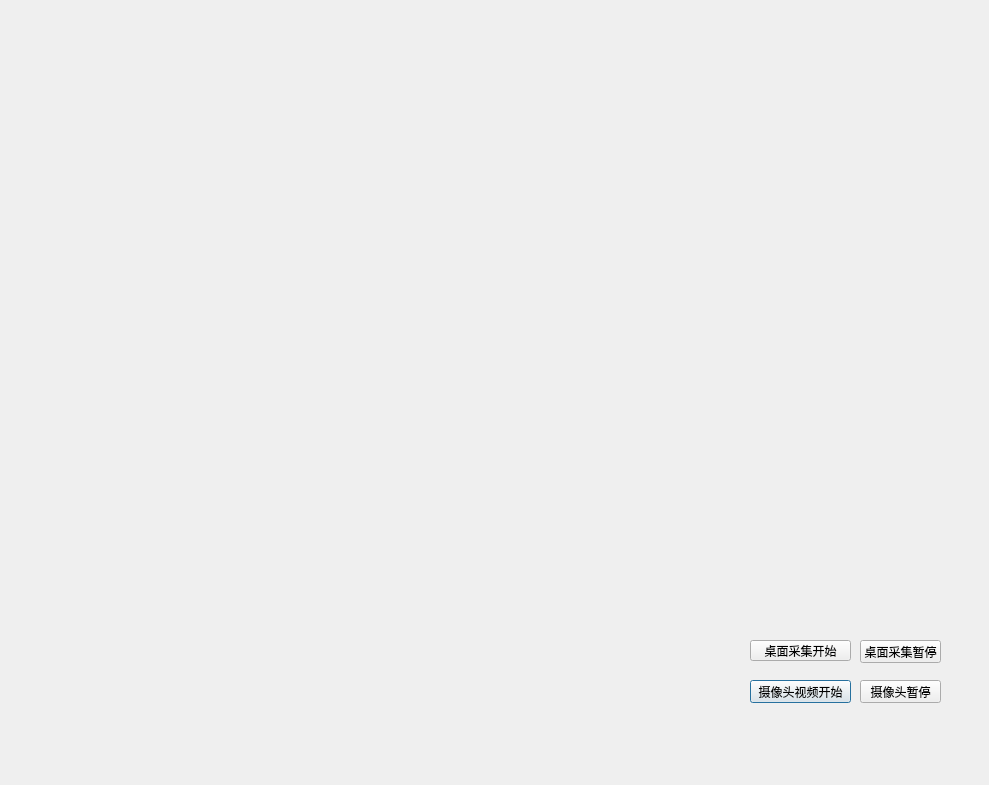
<?xml version="1.0" encoding="UTF-8"?>
<ui version="4.0">
 <class>videDialog</class>
 <widget class="QDialog" name="videDialog">
  <property name="geometry">
   <rect>
    <x>0</x>
    <y>0</y>
    <width>989</width>
    <height>785</height>
   </rect>
  </property>
  <property name="windowTitle">
   <string>Dialog</string>
  </property>
  <widget class="QLabel" name="other_vide">
   <property name="geometry">
    <rect>
     <x>3</x>
     <y>190</y>
     <width>661</width>
     <height>551</height>
    </rect>
   </property>
   <property name="text">
    <string/>
   </property>
   <property name="scaledContents">
    <bool>true</bool>
   </property>
  </widget>
  <widget class="QLabel" name="my_vide">
   <property name="geometry">
    <rect>
     <x>640</x>
     <y>20</y>
     <width>261</width>
     <height>251</height>
    </rect>
   </property>
   <property name="text">
    <string/>
   </property>
  </widget>
  <widget class="QPushButton" name="stat_vide">
   <property name="geometry">
    <rect>
     <x>750</x>
     <y>680</y>
     <width>101</width>
     <height>23</height>
    </rect>
   </property>
   <property name="text">
    <string>摄像头视频开始</string>
   </property>
  </widget>
  <widget class="QPushButton" name="stop_vide">
   <property name="geometry">
    <rect>
     <x>860</x>
     <y>680</y>
     <width>81</width>
     <height>23</height>
    </rect>
   </property>
   <property name="text">
    <string>摄像头暂停</string>
   </property>
  </widget>
  <widget class="QPushButton" name="cb_desks_start">
   <property name="geometry">
    <rect>
     <x>750</x>
     <y>640</y>
     <width>101</width>
     <height>21</height>
    </rect>
   </property>
   <property name="text">
    <string>桌面采集开始</string>
   </property>
  </widget>
  <widget class="QPushButton" name="cb_desks_stop">
   <property name="geometry">
    <rect>
     <x>860</x>
     <y>640</y>
     <width>81</width>
     <height>23</height>
    </rect>
   </property>
   <property name="text">
    <string>桌面采集暂停</string>
   </property>
  </widget>
 </widget>
 <resources/>
 <connections/>
</ui>
